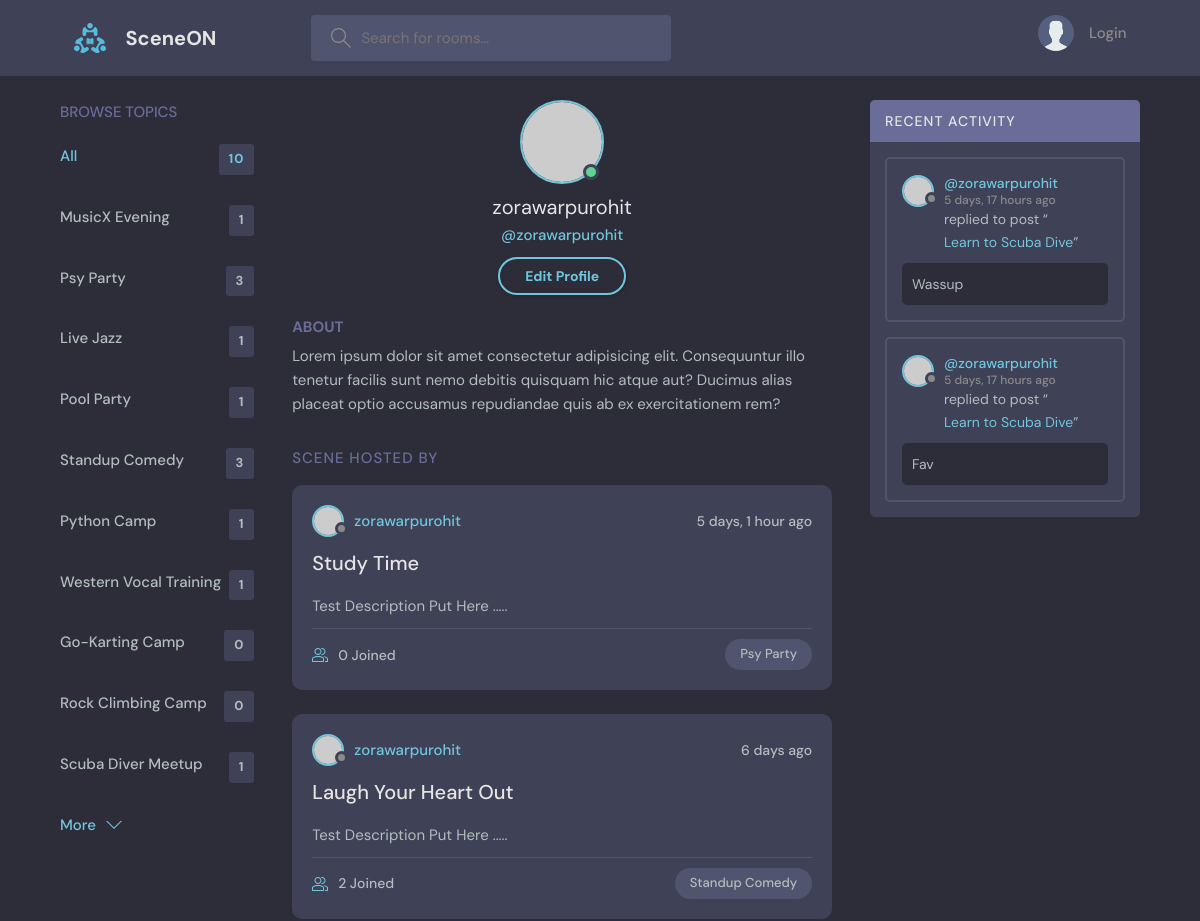
The page /profile/1 (upper part) on the database as committed earlier.
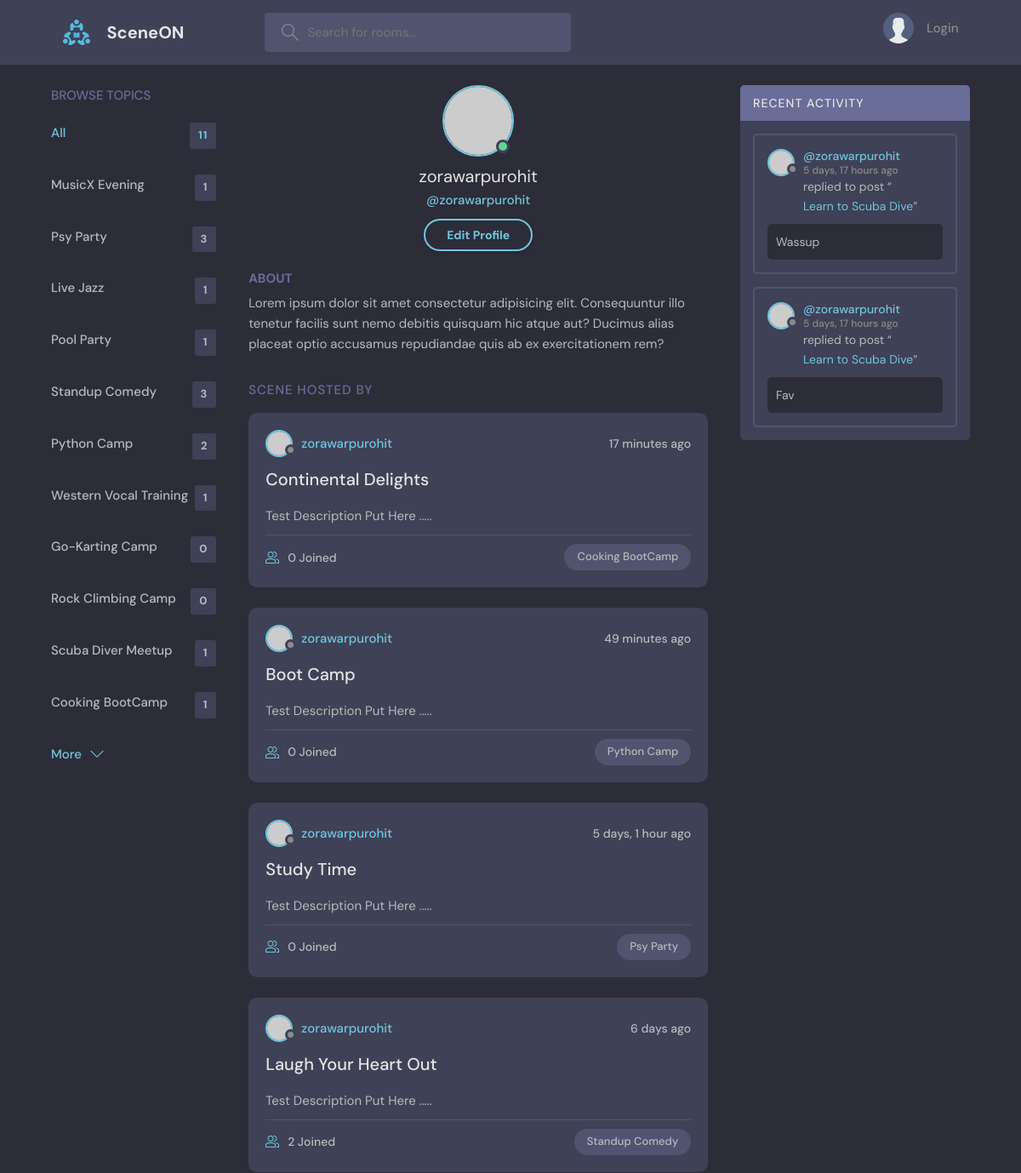
The same page on the database as committed later.
### base/models.py (models this page shows, shortened)
class Topic(models.Model):
    name = models.CharField(max_length=200)

class Room(models.Model):
    host = models.ForeignKey(User, on_delete=models.SET_NULL, null=True)
    topic = models.ForeignKey(Topic, on_delete=models.SET_NULL, null=True)
    name = models.CharField(max_length=200)
    description = models.TextField(null=True, blank=True)
    participants = models.ManyToManyField(User, related_name='participants', blank = True)
    updated = models.DateTimeField(auto_now=True)
    created = models.DateTimeField(auto_now_add=True)
    class Meta:
        ordering = ['-updated', '-created']
    def __str__(self):
        return self.name

class Message(models.Model):
    user = models.ForeignKey(User, on_delete=models.CASCADE)
    room = models.ForeignKey(Room, on_delete=models.CASCADE)
    body = models.TextField()
    updated = models.DateTimeField(auto_now=True)
    created = models.DateTimeField(auto_now_add=True)
    class Meta:
        ordering = ['-updated', '-created']

### base/views.py (the view)
# urls.py: path('profile/<str:id>', views.userProfile, name="userprofile"),
def userProfile(request, id):
    user = User.objects.get(id=id)
    rooms = user.room_set.all()
    room_messages = user.message_set.all()
    topics = Topic.objects.all()
    profile_data = {'user': user, 'rooms': rooms, 'room_messages': room_messages, 'topics':topics}
    return render(request, 'base/profile.html', profile_data)

### base/templates/base/profile.html
{%extends 'main.html' %}
{% block content %}
  <main class="profile-page layout layout--3">
    <div class="container">
      {% include 'base/topics_component.html' %}
      <div class="roomList">
        <div class="profile">
          <div class="profile__avatar">
            <div class="avatar avatar--large active">
              <img src="https://randomuser.me/api/portraits/men/11.jpg" />
            </div>
          </div>
          <div class="profile__info">
            <h3>{{user.username}}</h3>
            <p>@{{user.username}}</p>
            <a href="edit-user.html" class="btn btn--main btn--pill">Edit Profile</a>
          </div>
          <div class="profile__about">
            <h3>About</h3>
            <p>
              Lorem ipsum dolor sit amet consectetur adipisicing elit. Consequuntur illo tenetur
              facilis sunt nemo debitis quisquam hic atque aut? Ducimus alias placeat optio
              accusamus repudiandae quis ab ex exercitationem rem?
            </p>
          </div>
        </div>
        <div class="roomList__header">
          <div>
            <h2>Scene Hosted by </a>
            </h2>
          </div>
        </div>
        {% include 'base/feed_component.html'%}
      </div>
      {% include 'base/activity_component.html'%}
    </div>
  </main>
{% endblock %}

### base/templates/base/topics_component.html
<div class="topics">
  <div class="topics__header">
    <h2>Browse Topics</h2>
  </div>
  <ul class="topics__list">
    <li>
      <a href="{% url 'home' %}" class="active">All <span>{{topics.count}}</span></a>
    </li>
    {% for topic in topics %}
    <li>
      <a href="{% url 'home' %}?q={{topic.name}}">{{topic.name}} <span>{{topic.room_set.all.count}}</span></a>
    </li>
    {% endfor %}
  </ul>
  <a class="btn btn--link" href="topics.html">
    More
    <svg version="1.1" xmlns="http://www.w3.org/2000/svg" width="32" height="32" viewBox="0 0 32 32">
      <title>chevron-down</title>
      <path d="M16 21l-13-13h-3l16 16 16-16h-3l-13 13z"></path>
    </svg>
  </a>
</div>

### base/templates/base/feed_component.html (shortened to what this page needs)
{% for room in rooms %}
<div class="roomListRoom">
  <div class="roomListRoom__header">
    <a href="{% url 'userprofile' room.host.id %}" class="roomListRoom__author">
      <div class="avatar avatar--small">
        <img src="https://randomuser.me/api/portraits/women/11.jpg" />
      </div>
      <span>{{room.host.username}}</span>
    </a>
    <div class="roomListRoom__actions">
      <span>{{room.created|timesince}} ago</span>
    </div>
  </div>
  <div class="roomListRoom__content">
    <a href="{% url 'room' room.id %}">{{room.name}}</a>
    <p>
      Test Description Put Here .....
    </p>
  </div>
  <div class="roomListRoom__meta">
    <a href="{% url 'room' room.id %}" class="roomListRoom__joined">
      {{room.participants.all.count}} Joined
    </a>
    <p class="roomListRoom__topic">{{room.topic.name}}</p>
  </div>
</div>
{% endfor %}

### base/templates/base/activity_component.html (shortened to what this page needs)
<div class="activities">
  <div class="activities__header">
    <h2>Recent Activity</h2>
  </div>
  {% for message in room_messages %}
  <div class="activities__box">
    <div class="activities__boxHeader roomListRoom__header">
      <a href="{% url 'userprofile' message.user.id %}" class="roomListRoom__author">
        <div class="avatar avatar--small">
          <img src="https://randomuser.me/api/portraits/women/11.jpg" />
        </div>
        <p>
          @{{message.user}}
          <span>{{message.created | timesince }} ago</span>
        </p>
      </a>
    </div>
    <div class="activities__boxContent">
      <p>replied to post “<a href="{% url 'room' message.room.id %}">{{message.room}}</a>”</p>
      <div class="activities__boxRoomContent">
        {{message.body}}
      </div>
    </div>
  </div>
  {% endfor %}
</div>

Rows that differ between the two databases and show on the page:
computed for Topic "Python Camp": room_set.all.count "1" → "2"
added Topic: name "Cooking BootCamp", room_set.all.count "1"
added Room: host.username "zorawarpurohit", created "17 minutes", name "Continental Delights", participants.all.count "0", topic.name "Cooking BootCamp"
added Room: host.username "zorawarpurohit", created "49 minutes", name "Boot Camp", participants.all.count "0", topic.name "Python Camp"
Other text that changed with them:
{{ topics.count }}: "10" → "11"
